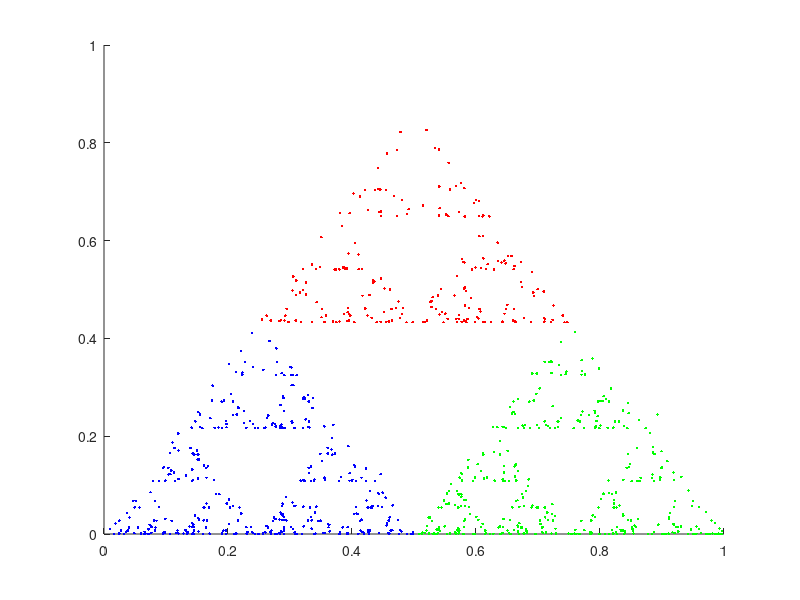

Write MATLAB code to recreate this figure.
A=[0,0];
B=[1,0];
C=[cos(pi/3),sin(pi/3)];
P=0 + (1-0).*rand(1,2);
%P
hold on
for i=1:1000
    
ran_num=fix(1+(6-1)*rand(1));
%ran_num
if(ran_num==1 || ran_num==2)
    %A+P
    P=(A+P)/2;
    plot(P(1),P(2),'.b');
    %P
elseif(ran_num==3 || ran_num==4)
    %B+P
    P=(B+P)/2;
    plot(P(1),P(2),'.g');
    %P
else
    %C+P
   P=(C+P)/2;
   plot(P(1),P(2),'.r');
   %P 
end

end
